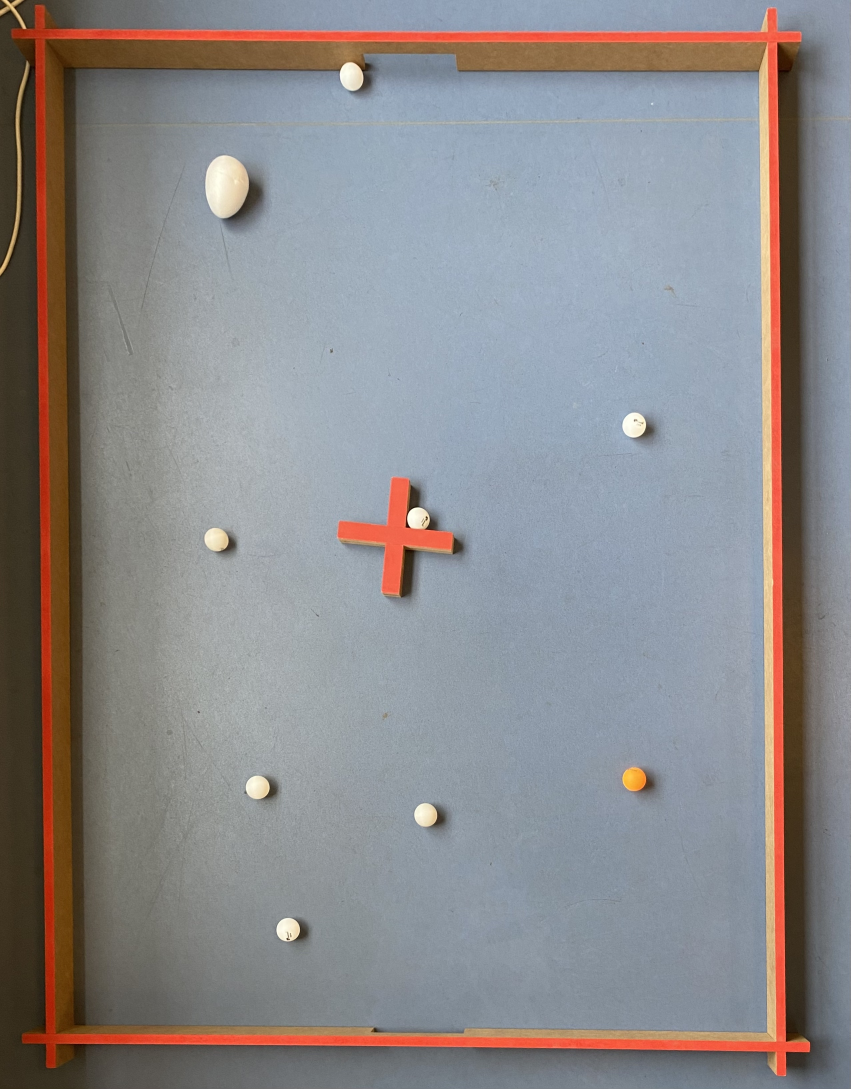
#> input picture src/Data/Images/test1.jpg, 2551 x 3266 px (shown at 1/3 size)
$ python ImageAnalysisCourseDetection.py
#> lines starting #> are read from the running program, lines starting #| are printed output that depends on the picture; after the words box and inside, x2 and y2 are one past the last pixel; in counts of white or black regions, pixels touching at a corner belong together
import os
import cv2
import numpy as np
# Get the current directory where your script is located
script_dir = os.path.dirname(os.path.abspath(__file__))

# Provide the correct full path to the image file
image_path = os.path.join(script_dir, '..', 'Data', 'Images', 'test1.jpg')
# Load the image
img = cv2.imread(image_path)
#> img is the input picture: shape (3266, 2551, 3); mean B, G, R 138.4, 136.9, 139.2


# Function to detect red areas in the image
def detect_red(image):
    # Define the lower and upper bounds for the red color in HSV color space
    lower_red = np.array([0, 100, 100])
    upper_red = np.array([10, 255, 255])

    # Convert the image to HSV color space
    hsv = cv2.cvtColor(image, cv2.COLOR_BGR2HSV)
#> hsv: shape (3266, 2551, 3); mean H, S, V 77.6, 51.5, 153.9

    # Threshold the HSV image to get only red colors
    mask = cv2.inRange(hsv, lower_red, upper_red)
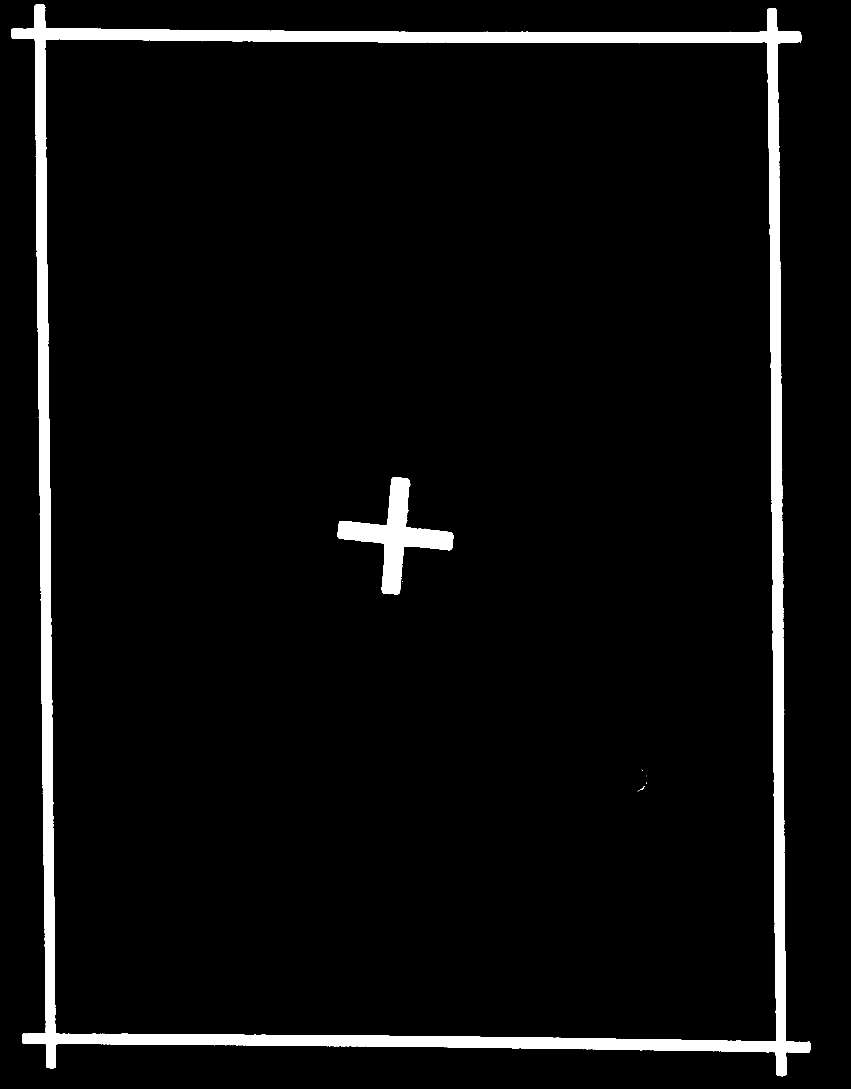
#> mask: shape (3266, 2551) (shown at 1/3 size); 4.5% white; 20 white regions (17 under 20 px), largest, box (x1, y1, x2, y2) and area: (33, 13, 2431, 3229) 341884, (1013, 1432, 1362, 1783) 35153, (1924, 2359, 1934, 2370) 30

    # Apply morphological operations to remove noise
    mask = cv2.erode(mask, None, iterations=2)
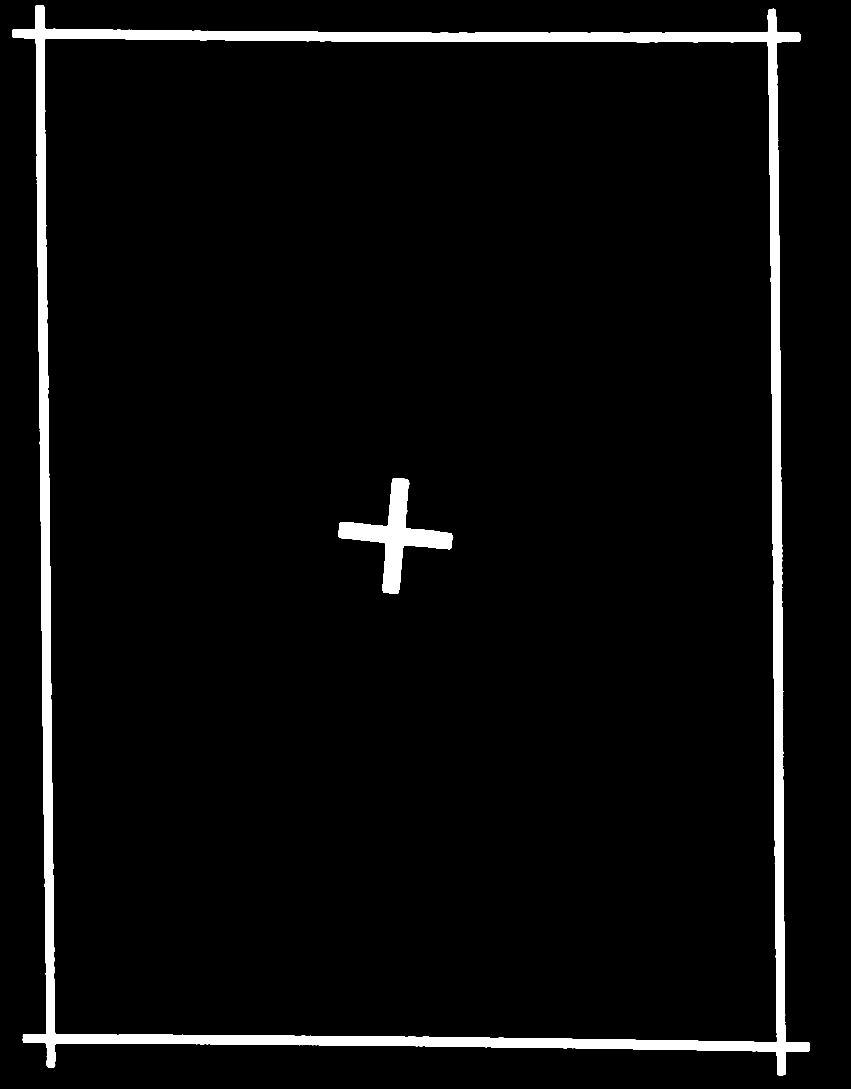
#> mask: shape (3266, 2551) (shown at 1/3 size); 3.9% white; 2 white regions, box (x1, y1, x2, y2) and area: (36, 15, 2429, 3227) 295503, (1015, 1434, 1360, 1781) 32102
    mask = cv2.dilate(mask, None, iterations=2)
#> mask: shape (3266, 2551); 4.5% white; 2 white regions

    # Find contours in the mask
    contours, _ = cv2.findContours(mask.copy(), cv2.RETR_EXTERNAL, cv2.CHAIN_APPROX_SIMPLE)
#> contours = 1 contour; box (x1, y1, x2, y2) and area: (34, 13, 2431, 3229) 6797448

    # Draw contours on the original image
    for contour in contours:
        area = cv2.contourArea(contour)
        if area > 1000:  # Adjust the area threshold as needed
            cv2.drawContours(image, [contour], -1, (0, 0, 255), 2)
#> this loop made 1 pass
#> area on pass 1: 6797447.5

    return image


# Check if the image is loaded successfully
if img is None:
    print(f"Error: Unable to load the image from '{image_path}'.")
else:
    # Detect red areas in the image
    course = detect_red(img)
    cv2.namedWindow('Objects Detected', cv2.WINDOW_NORMAL)
    cv2.resizeWindow('Objects Detected', 720, 1280)
    cv2.imshow('Objects Detected', course)
    cv2.waitKey(0)
    cv2.destroyAllWindows()

$ run again, with src/Data/Images/Banen1.jpg copied over src/Data/Images/test1.jpg
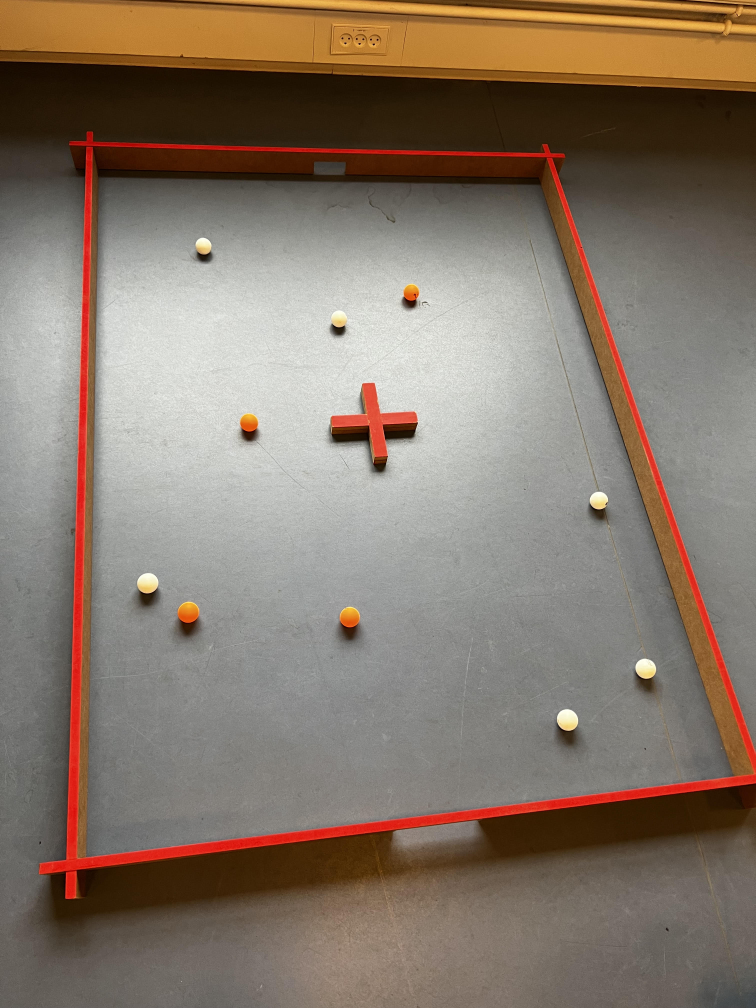
#> input picture src/Data/Images/Banen1.jpg, 3024 x 4032 px (shown at 1/4 size)
#> img is the input picture: shape (4032, 3024, 3); mean B, G, R 106, 119.4, 134.2
#> hsv: shape (4032, 3024, 3); mean H, S, V 26.5, 66.7, 134.7
#> in detect_red, `mask = cv2.inRange(hsv, lower_red, upper_red)`:
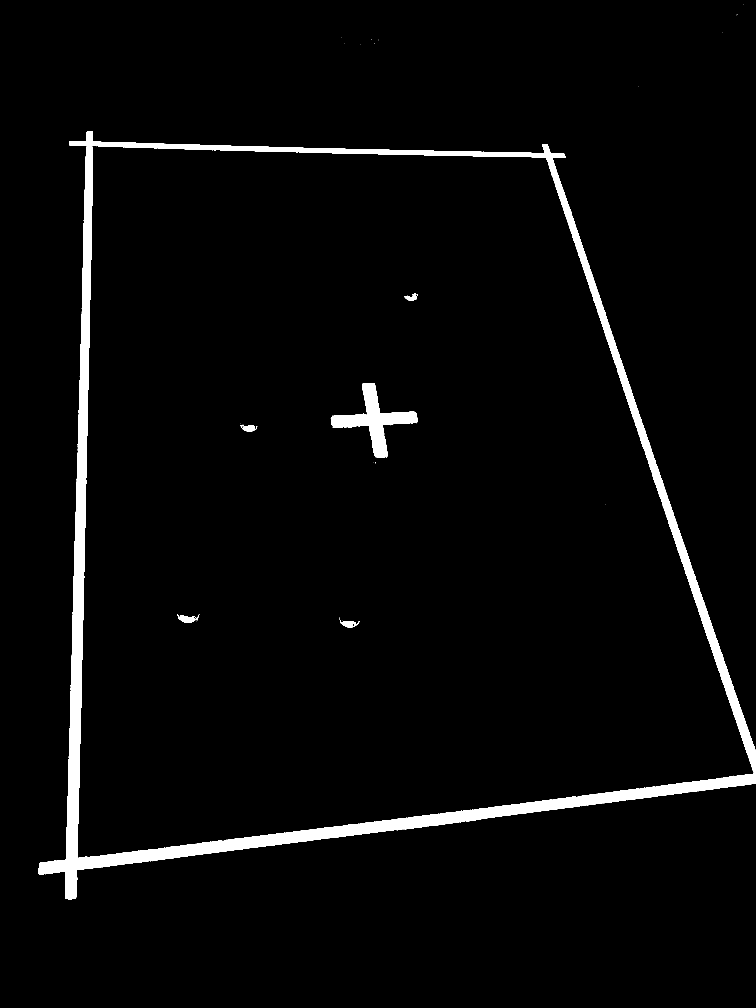
#> mask: shape (4032, 3024) (shown at 1/4 size); 3.1% white; 53 white regions (44 under 20 px), largest, box (x1, y1, x2, y2) and area: (154, 526, 3024, 3597) 349825, (1323, 1532, 1671, 1830) 29201, (710, 2456, 781, 2492) 1318
#> in detect_red, `mask = cv2.erode(mask, None, iterations=2)`:
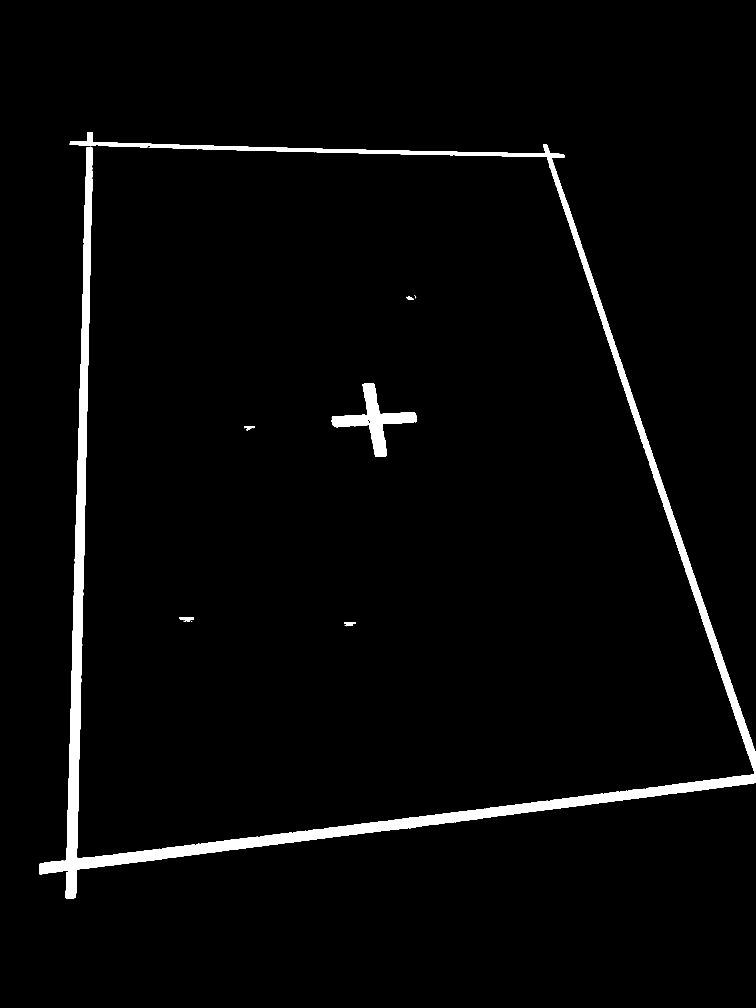
#> mask: shape (4032, 3024) (shown at 1/4 size); 2.7% white; 8 white regions (2 under 20 px), largest, box (x1, y1, x2, y2) and area: (156, 528, 3024, 3595) 301072, (1326, 1534, 1668, 1828) 26122, (716, 2468, 776, 2488) 656, (1378, 2488, 1422, 2505) 405, (978, 1704, 1018, 1723) 357, (1624, 1186, 1654, 1200) 162
#> contours = 8 contours; box (x1, y1, x2, y2) and area: (154, 526, 3024, 3597) 338362, (1324, 1532, 1670, 1830) 28444, (714, 2466, 778, 2490) 986, (1376, 2486, 1424, 2507) 663, (976, 1702, 1020, 1725) 575, (1622, 1184, 1656, 1202) 360, (1656, 1180, 1667, 1196) 89, (764, 2482, 771, 2488) 30
#> the loop in detect_red, `for contour in contours:` made 8 passes
#> area on passes 1 to 8: 663, 29.5, 986.5, 575, 28443.5, 359.5, 89, 338362
